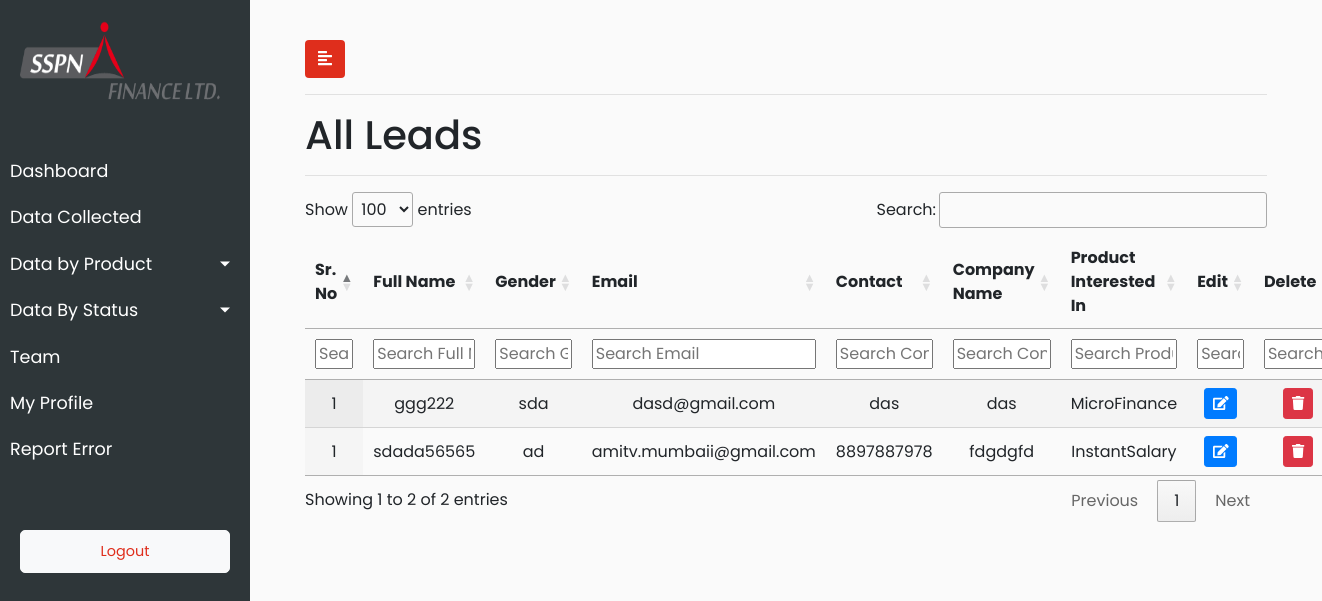
/all_status/ (signed in), run on an earlier commit of the app's database.
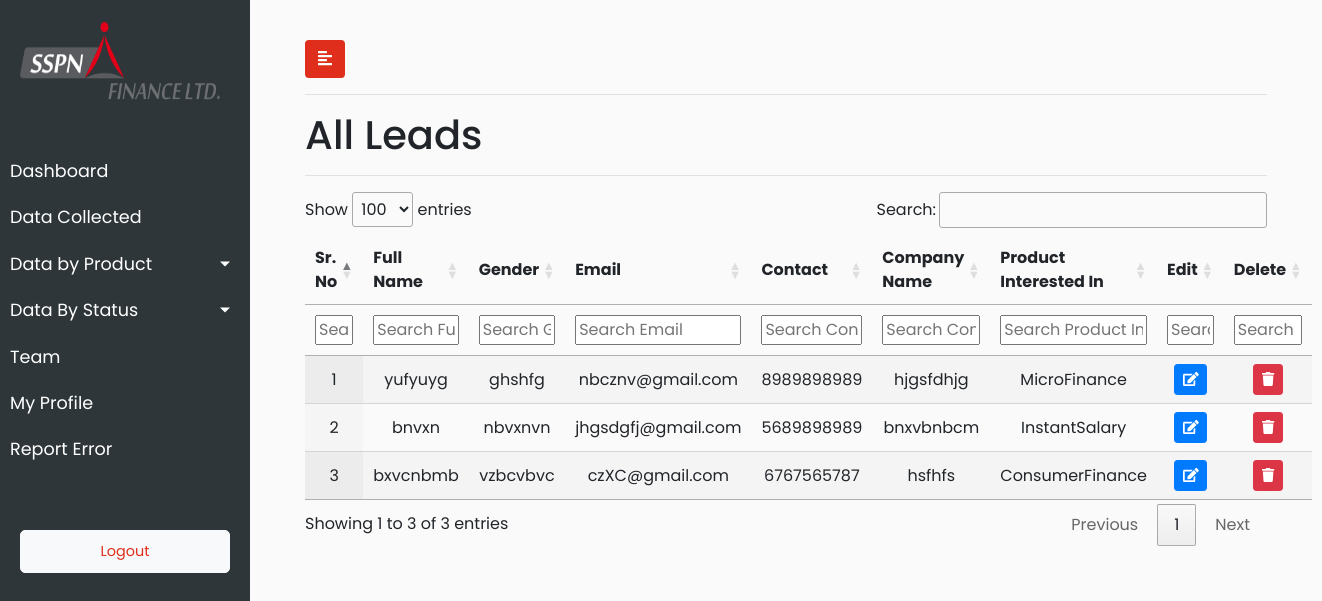
And on a later commit of the database.
### sspn_lead_manager_app/models.py (models this page shows, shortened)
class AllLeads(models.Model):
        city_choices=(('Mumbai','Mumbai'),
        ('Delhi','Delhi'),
        ('Banglore','Banglore'),
        ('Pune','Pune'),
        ('Ahmedabad','Ahmedabad'),
        ('Other','Other'))
        profession_type_choices=(('Salaried','Salaried'),
                        ('Business','Business'),
                        ('Self Employed','Self Employed'),
                        ('Other','Other'))
        product_type_choices=(('MicroFinance','MicroFinance'),
                        ('InstantSalary','InstantSalary'),
                        ('ConsumerFinance','ConsumerFinance'))
        status_type_choices=(('Pending','Pending'),
                        ('InProcess','InProcess'),
                        ('Approved','Approved'),
                        ('Rejected','Rejected'))
        sr_no = models.IntegerField(default=1)
        full_name = models.CharField(max_length=920)
        gender = models.CharField(max_length=920,blank=True)
        email = models.EmailField(max_length=920)
        contact = models.CharField(max_length=12,blank=True)
        company_name = models.CharField(max_length=920,blank=True)
        product_interested_in = models.CharField(choices=product_type_choices,max_length=920,blank=True)
        status = models.CharField(choices=status_type_choices,max_length=920,blank=True,default='Pending')
        date_of_entry = models.DateTimeField(default=timezone.now, null=True)
        city = models.CharField(choices=city_choices,max_length=920,blank=True)
        profession = models.CharField(choices=profession_type_choices,max_length=920,blank=True)
        class Meta:
            verbose_name_plural = "All Leads Lists"
            verbose_name = "Lead"

### sspn_lead_manager_app/views.py (the view)
# urls.py: path("all_status/" , views.all_status, name="all_status"),
@login_required(login_url='/user_login')
def all_status(request):
    user_role = request.user.role
    all_status = AllLeads.objects.all()
    data = {'all_status':all_status,'user_role':user_role}
    return render(request,'sspn_lead_manager_app/all_status.html',data)

### sspn_lead_manager_app/templates/sspn_lead_manager_app/all_status.html (shortened to what this page needs)
{% extends 'sspn_lead_manager_app/base.html' %}
{% load static %}
{% block stylesheets %}
<link rel="stylesheet" href="//cdn.datatables.net/1.10.19/css/jquery.dataTables.min.css">
{% endblock stylesheets %}
{% block content %}
<h1>All Leads</h1>
<hr>
<div>
{% if all_status %}
    <table id="test_table" class="display" style="width: 100%">
        <thead>
            <tr>
                <th scope="col">Sr. No</th>
                <th scope="col">Full Name</th>
                <th scope="col">Gender</th>
                <th scope="col">Email</th>
                <th scope="col">Contact</th>
                <th scope="col">Company Name</th>
                <th scope="col">Product Interested In</th>
                <th scope="col">Edit</th>
                {% if user_role == 1 %}
                <th scope="col">Delete</th>
                {% endif %}
            </tr>
            <tr>
                <th>Sr. No</th>
                <th>Full Name</th>
                <th>Gender</th>
                <th>Email</th>
                <th>Contact</th>
                <th>Company Name</th>
                <th>Product Interested In</th>
                <th>Edit</th>
                {% if user_role == 1 %}
                <th>Delete</th>
                {% endif %}
            </tr>
        </thead>
        <tbody>
        {% for allstatus in all_status %}
            <tr>
                <td>{{ allstatus.sr_no }}</td>
                <td>{{ allstatus.full_name }}</td>
                <td>{{ allstatus.gender }}</td>
                <td>{{ allstatus.email }}</td>
                <td>{{ allstatus.contact }}</td>
                <td>{{ allstatus.company_name }}</td>
                <td>{{ allstatus.product_interested_in }}</td>
                <td>
                            <button type="button" class="update-lead btn btn-sm btn-primary" data-id="{% url 'sspn_lead_manager_app:leads_all_status_update' allstatus.pk %}">
                                <span class="fa fa-edit"></span>
                            </button>
                        </td>
                        {% if user_role == 1 %}
                        <td>
                            <button type="button" class="delete-lead btn btn-sm btn-danger" data-id="{% url 'sspn_lead_manager_app:leads_all_status_delete' allstatus.pk %}">
                                <span class="fa fa-trash"></span>
                            </button>
                        </td>
                        {% endif %}
            </tr>
             {% endfor %}
            </tbody>
    </table>
    {% else %}
            <p class="no-leads text-primary">No entry added yet.</p>
    {% endif %}
</div>
{% endblock %}

What changed in the data, as far as the page shows it:
removed AllLeads: sr_no "1", full_name "ggg222", gender "sda", email "dasd@gmail.com", contact "das", company_name "das", product_interested_in "MicroFinance"
removed AllLeads: sr_no "1", full_name "sdada56565", gender "ad", email "amitv.mumbaii@gmail.com", contact "8897887978", company_name "fdgdgfd", product_interested_in "InstantSalary"
added AllLeads: sr_no "1", full_name "yufyuyg", gender "ghshfg", email "nbcznv@gmail.com", contact "8989898989", company_name "hjgsfdhjg", product_interested_in "MicroFinance"
added AllLeads: sr_no "2", full_name "bnvxn", gender "nbvxnvn", email "jhgsdgfj@gmail.com", contact "5689898989", company_name "bnxvbnbcm", product_interested_in "InstantSalary"
added AllLeads: sr_no "3", full_name "bxvcnbmb", gender "vzbcvbvc", email "czXC@gmail.com", contact "6767565787", company_name "hsfhfs", product_interested_in "ConsumerFinance"
Also different on the page:
text written by a page script: "Show entries Search: Showing 1 to 2 of 2 entries Previous 1 Next" → "Show entries Search: Showing 1 to 3 of 3 entries Previous 1 Next"
